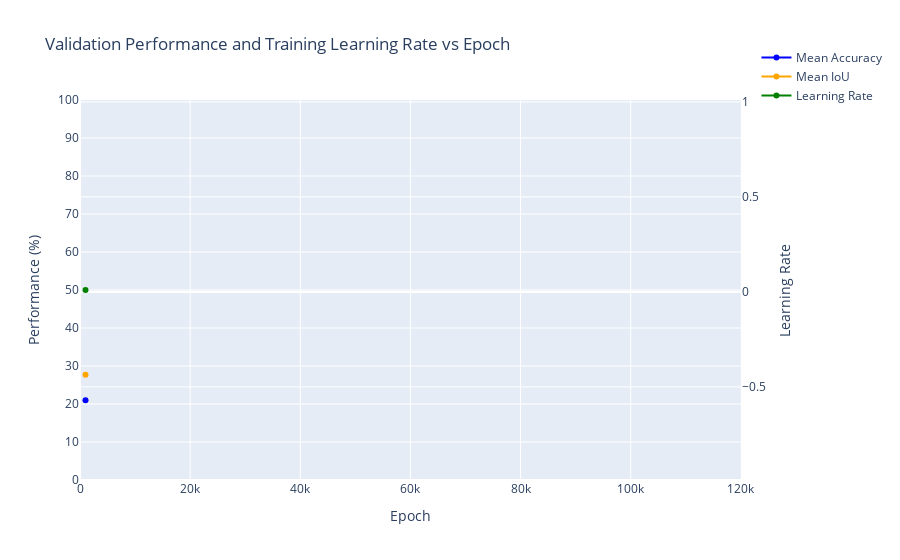

The cell this chart's notebook holds for it:
### Code cell
# SEBNet BaselineHead SGD, Pretrained, Batch Size 8
log_file_path = '/home/robert.breslin/alessandro/paper_2/mmsegmentation/work_dirs/sebnet_baseline-head_1xb8_cityscapes_ce/20250819_175241/20250819_175241.log'
epochs, top1, top5, lrs = parse_log_file(log_file_path)
plot_accuracies_and_lr_interactive(epochs, top1, top5, lrs, sgd_range)

### Figure 1 — Plotly figure (JSON) as saved in the notebook; plotly's stock layout.template omitted (floating-point values rounded to 4 significant figures)
{"data": [{"line": {"color": "blue"}, "name": "Mean Accuracy", "type": "scatter", "x": [1000], "xaxis": "x", "y": [21.01], "yaxis": "y"}, {"line": {"color": "orange"}, "name": "Mean IoU", "type": "scatter", "x": [1000], "xaxis": "x", "y": [27.72], "yaxis": "y"}, {"line": {"color": "green"}, "name": "Learning Rate", "type": "scatter", "x": [1000], "xaxis": "x", "y": [0.009925], "yaxis": "y2"}], "layout": {"hovermode": "x unified", "legend": {"x": 1.15, "xanchor": "right", "y": 1.15, "yanchor": "top"}, "title": {"text": "Validation Performance and Training Learning Rate vs Epoch"}, "xaxis": {"anchor": "y", "domain": [0, 0.94], "range": [0, 120000], "title": {"text": "Epoch"}}, "yaxis": {"anchor": "x", "domain": [0, 1], "dtick": 10, "range": [0, 100], "title": {"text": "Performance (%)"}}, "yaxis2": {"anchor": "x", "overlaying": "y", "side": "right", "title": {"text": "Learning Rate"}}}}
